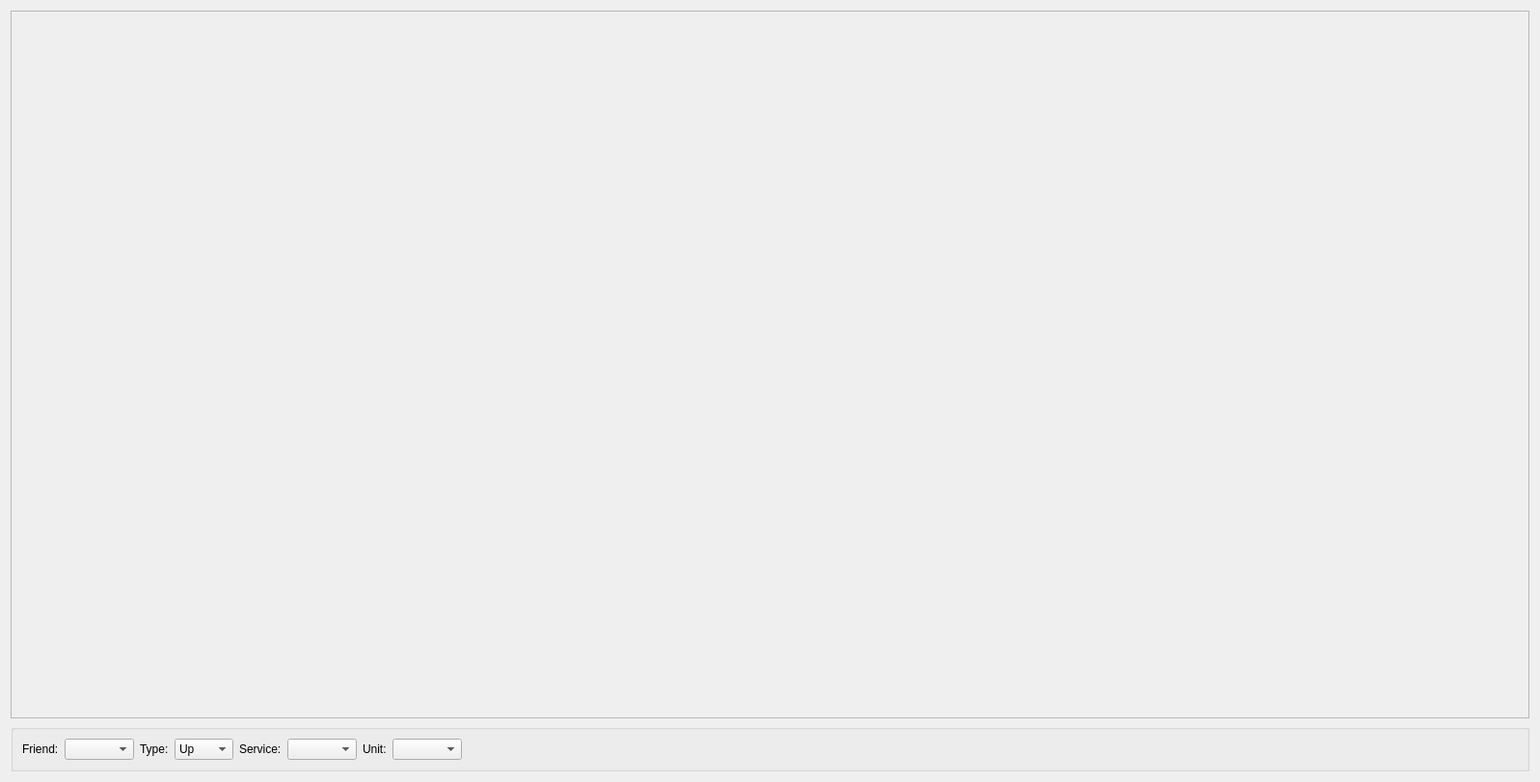
<?xml version="1.0" encoding="UTF-8"?>
<ui version="4.0">
 <class>BwStatsWidget</class>
 <widget class="QWidget" name="BwStatsWidget">
  <property name="geometry">
   <rect>
    <x>0</x>
    <y>0</y>
    <width>1597</width>
    <height>811</height>
   </rect>
  </property>
  <property name="windowTitle">
   <string>Form</string>
  </property>
  <layout class="QVBoxLayout" name="verticalLayout">
   <item>
    <widget class="BWGraph" name="bwgraph_BW">
     <property name="frameShape">
      <enum>QFrame::StyledPanel</enum>
     </property>
     <property name="frameShadow">
      <enum>QFrame::Raised</enum>
     </property>
    </widget>
   </item>
   <item>
    <widget class="QGroupBox" name="informationSelector_GB">
     <property name="sizePolicy">
      <sizepolicy hsizetype="Preferred" vsizetype="Maximum">
       <horstretch>0</horstretch>
       <verstretch>0</verstretch>
      </sizepolicy>
     </property>
     <property name="title">
      <string/>
     </property>
     <layout class="QHBoxLayout" name="horizontalLayout">
      <item>
       <widget class="QLabel" name="label">
        <property name="text">
         <string>Friend:</string>
        </property>
       </widget>
      </item>
      <item>
       <widget class="QComboBox" name="friend_CB"/>
      </item>
      <item>
       <widget class="QLabel" name="label_2">
        <property name="text">
         <string>Type:</string>
        </property>
       </widget>
      </item>
      <item>
       <widget class="QComboBox" name="updn_CB">
        <item>
         <property name="text">
          <string>Up</string>
         </property>
        </item>
        <item>
         <property name="text">
          <string>Down</string>
         </property>
        </item>
       </widget>
      </item>
      <item>
       <widget class="QLabel" name="label_3">
        <property name="text">
         <string>Service:</string>
        </property>
       </widget>
      </item>
      <item>
       <widget class="QComboBox" name="service_CB"/>
      </item>
      <item>
       <widget class="QLabel" name="label_4">
        <property name="text">
         <string>Unit:</string>
        </property>
       </widget>
      </item>
      <item>
       <widget class="QComboBox" name="unit_CB"/>
      </item>
      <item>
       <spacer name="horizontalSpacer">
        <property name="orientation">
         <enum>Qt::Horizontal</enum>
        </property>
        <property name="sizeHint" stdset="0">
         <size>
          <width>726</width>
          <height>20</height>
         </size>
        </property>
       </spacer>
      </item>
     </layout>
    </widget>
   </item>
  </layout>
 </widget>
 <customwidgets>
  <customwidget>
   <class>BWGraph</class>
   <extends>QFrame</extends>
   <header>gui/statistics/BWGraph.h</header>
   <container>1</container>
  </customwidget>
 </customwidgets>
 <resources/>
 <connections/>
</ui>
